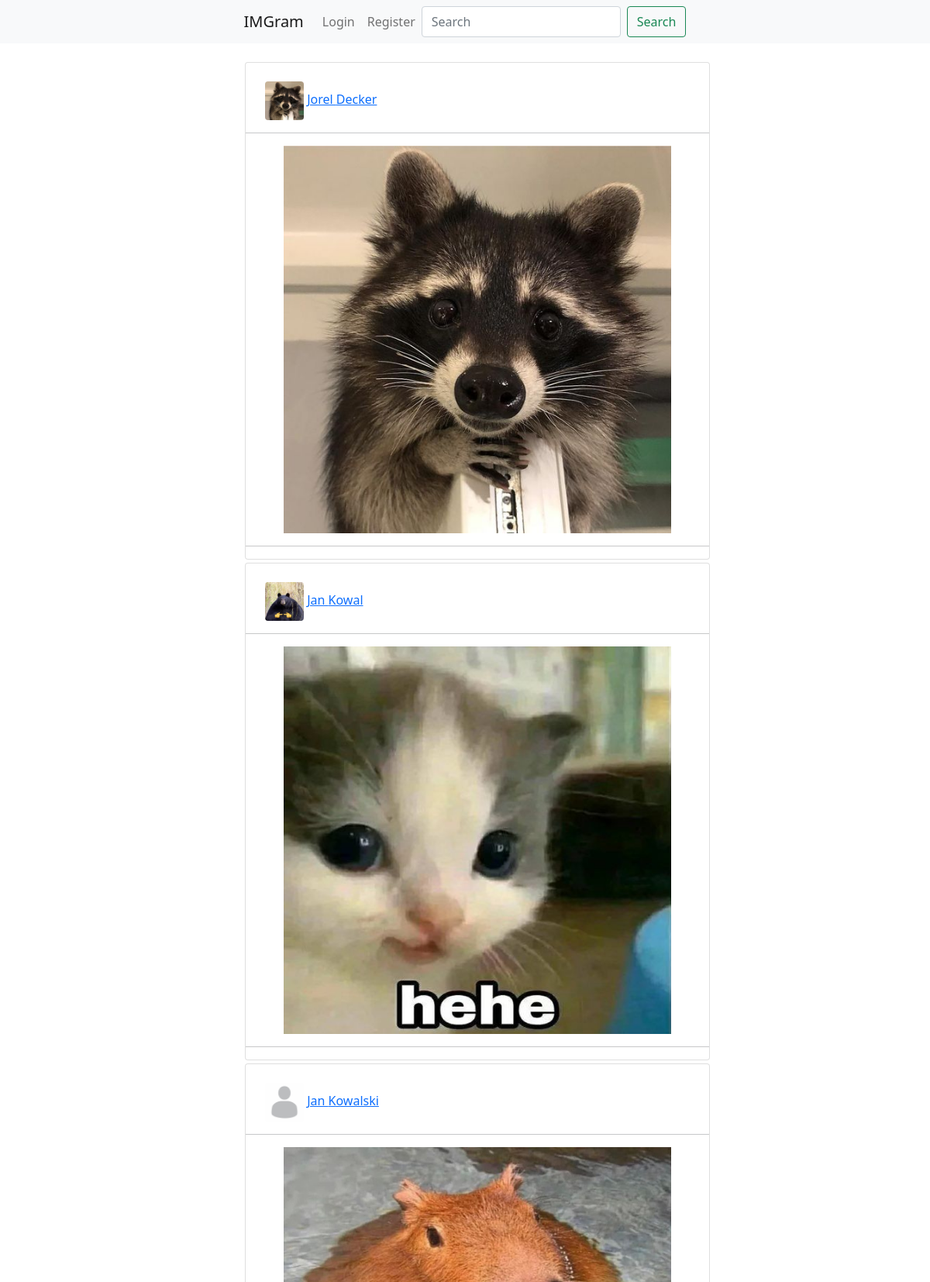
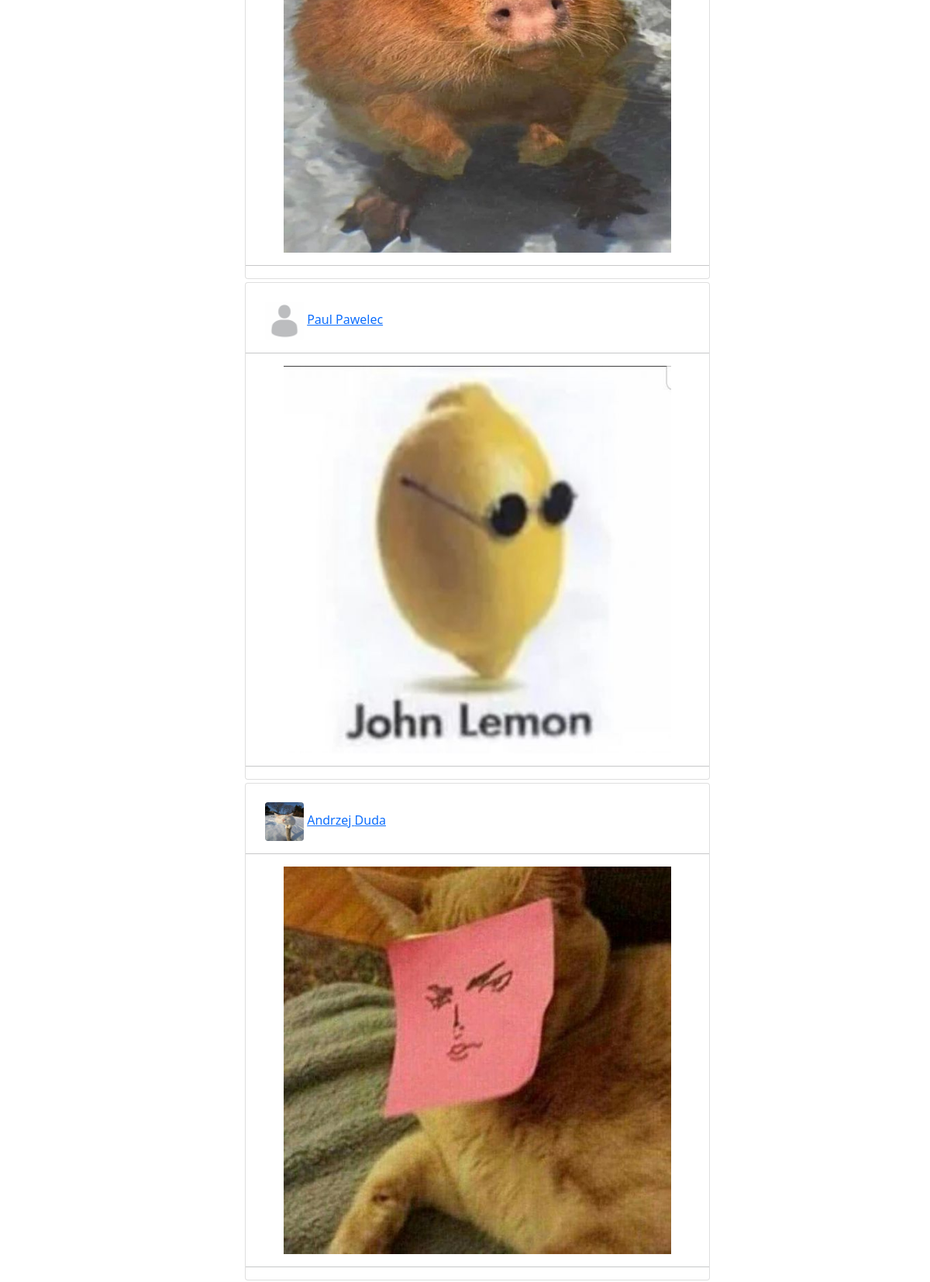
The page / (upper part) on the database its author committed (2 pictures, top to bottom).
### testgram/models.py (models this page shows, shortened)
class Post(models.Model):
    author = models.ForeignKey(User, on_delete=models.CASCADE)
    image_post = models.ImageField(null=False, blank=False, upload_to="images/")
    description = models.TextField()
    publication_date = models.DateField(auto_now_add=True)
    like = models.ManyToManyField(User, related_name='post_likes')

class Profile(models.Model):
    user = models.OneToOneField(User, null=True, on_delete=models.CASCADE)
    avatar = models.ImageField(null=True, blank=True, upload_to="images/avatars/")
    biography = models.TextField()
    followers = models.ManyToManyField(User, related_name='profile_followers')
    follows = models.ManyToManyField(User, related_name='profile_follows')

### testgram/views.py (the view)
# urls.py: path('', HomeView.as_view(), name="home"),
class HomeView(ListView):
    model = Post
    template_name = 'home.html'
    def get_context_data(self, *args, **kwargs):
        user = self.request.user
        if user.is_authenticated:
            follows_users = user.profile.follows.all()
            follows_posts = Post.objects.filter(author_id__in=follows_users)
            context = {
                'posts': follows_posts,
            }
            return context
        else:
            posts = Post.objects.all()
            context = {
                'posts': posts,
            }
            return context

### templates/home.html
{% extends 'base.html' %}
{% load static %}
{% block content %}
<ul>
    {% if user.is_authenticated %}
        {% for post in posts %}
        <center>
            <div class="card mb-1" style="max-width: 600px;">
                <div align="left" style="margin-left:25px;">
                    <br>
                    {% if post.author.profile.avatar %}
                        <img src="{{ post.author.profile.avatar.url }}" width=50 height=50 class="rounded">
                    {% else %}
                        <img src="{% static 'testgram/images/default.jpg' %}" width=50 height=50 class="rounded">
                    {% endif %}
                    <a href="{% url 'profile_details' post.author.profile.id %}">
                        {{ post.author.first_name }} {{ post.author.last_name }}
                    </a>
                </div>
                <hr>
                <div>
                    <a href="{% url 'post_details' post.pk %}"><img src="{{ post.image_post.url }}" width=500px height=500px></a>
                    <hr>
                </div>
            </div>
        </center>
        {% endfor %}
    {% else %}
        {% for post in posts %}
        <center>
            <div class="card mb-1" style="max-width: 600px;">
                <div align="left" style="margin-left:25px;">
                    <br>
                    {% if post.author.profile.avatar %}
                        <img src="{{ post.author.profile.avatar.url }}" width=50 height=50 class="rounded">
                    {% else %}
                        <img src="{% static 'testgram/images/default.jpg' %}" width=50 height=50 class="rounded">
                    {% endif %}
                    <a href="{% url 'profile_details' post.author.profile.id %}">
                        {{ post.author.first_name }} {{ post.author.last_name }}
                    </a>
                </div>
                <hr>
                <div>
                    <a href="{% url 'post_details' post.pk %}"><img src="{{ post.image_post.url }}" width=500px height=500px></a>
                    <hr>
                </div>
            </div>
        </center>
        {% endfor %}
    {% endif %}
</ul>
{% endblock %}

### templates/base.html (shortened to what this page needs)
<!doctype html>
<html lang="en">
  <head>
    <link href="https://cdn.jsdelivr.net/npm/bootstrap@5.1.3/dist/css/bootstrap.min.css" rel="stylesheet">
  </head>
  <body>
  <nav class="navbar navbar-expand-lg navbar-light bg-light">
    <div class="container-fluid">
      <div class="collapse navbar-collapse justify-content-center" id="navbarNavAltMarkup">
        <a class="navbar-brand" href="{% url 'home' %}">IMGram</a>
        <div class="navbar-nav">
          {% if user.is_authenticated %}
            <a class="nav-link" href="{% url 'post_add' %}">Add Post</a>
            <a class="nav-link" href="{% url 'post_list' %}">All Posts</a>
            <a class="nav-link" href="{% url 'users_list' %}">All Users</a>
            <div class="dropdown">
              <a class="nav-link dropdown-toggle" href="#" role="button" data-bs-toggle="dropdown" aria-expanded="false">{{user.username}}</a>
              <ul class="dropdown-menu">
                <li><a class="dropdown-item" href="{% url 'profile_details' user.profile.id %}">My Profile</a></li>
                <li><a class="dropdown-item" href="{% url 'profile_edit' user.profile.id %}">Edit Profile</a></li>
                <li><a class="dropdown-item" href="{% url 'user_edit' %}">Edit Account</a></li>
                <li><hr class="dropdown-divider"></li>
                <li><a class="dropdown-item" href="{% url 'logout' %}">Logout</a></li>
              </ul>
            </div>
          {% else %}
            <a class="nav-link" href="{% url 'login' %}">Login</a>
            <a class="nav-link" href="{% url 'register' %}">Register</a>
          {% endif %}
          <form class="d-flex" method='GET' action="{% url 'search_users' %}">
            <input class="form-control me-2" type="search" placeholder="Search" aria-label="Search" name="query">
            <button class="btn btn-outline-success" type="submit">Search</button>
          </form>
        </div>
      </div>
    </div>
  </nav>
  <br/>
  <div class = "main">
    {% block content %}
    {% endblock %}
  </div>
  </body>
</html>

### rows shown on the page
Post: author.profile.avatar (picture), author.first_name "Jorel", author.last_name "Decker", image_post (picture)
Post: author.profile.avatar (picture), author.first_name "Jan", author.last_name "Kowal", image_post (picture)
Post: author.first_name "Jan", author.last_name "Kowalski", image_post (picture)
Post: author.first_name "Paul", author.last_name "Pawelec", image_post (picture)
Post: author.profile.avatar (picture), author.first_name "Andrzej", author.last_name "Duda", image_post (picture)
